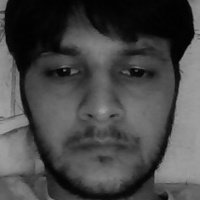
#> input picture faces/user/12.jpg, 200 x 200 px, given in place of the camera
$ jupyter execute FaceRecognition.ipynb
#> lines starting #> are read from the running program, lines starting #| are printed output that depends on the picture; after the words box and inside, x2 and y2 are one past the last pixel; in counts of white or black regions, pixels touching at a corner belong together
[cell 1]
import cv2
import numpy as np

face_classifier = cv2.CascadeClassifier('haarcascades\haarcascade_frontalface_default.xml')

def face_extractor(img):
    gray = cv2.cvtColor(img,cv2.COLOR_BGR2GRAY)
    faces = face_classifier.detectMultiScale(gray , 1.3 , 5)

    if faces is():
        return None

    for (x,y,w,h) in faces:
        cropped_face = img[y:y+h , x:x+w]

    return cropped_face
num = int(input("Enter number of user to add"))
#> the answer given: 3

user=1
cap = cv2.VideoCapture(0)

count=0
print("Start Capturing The Input DATASET")

while True:
    ret , frame =cap.read()
#> frame is the input picture: shape (200, 200, 3); min 0, max 166, mean 71.4
    if face_extractor(frame) is not None:
#> in face_extractor, `faces = face_classifier.detectMultiScale(gray , 1.3 , 5)`: faces = [[23, 23, 162, 162]]
#> the loop in face_extractor, `for (x,y,w,h) in faces:` made 1 pass
#> pass 1, in face_extractor, `cropped_face = img[y:y+h , x:x+w]`:
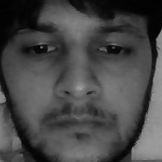
#> cropped_face: shape (162, 162, 3); min 0, max 161, mean 71.4
        count+=1
#> count = 1
        face = cv2.resize(face_extractor(frame),(200,200))
#> the loop in face_extractor (call 2), `for (x,y,w,h) in faces:` made 1 pass
        face = cv2.cvtColor(face,cv2.COLOR_BGR2GRAY)
#> face: shape (200, 200)


        file_name_path = 'C:/Users/Karmanya/Desktop/Project/faces/user/'+ str(count)+'.jpg'
        cv2.imwrite(file_name_path,face)
        cv2.putText(face,str(count),(50,50),cv2.FONT_HERSHEY_COMPLEX,1,(0,255,0),2)
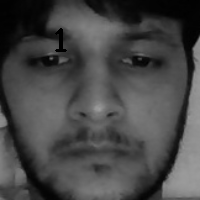
#> face: shape (200, 200); min 0, max 158, mean 71.1
        cv2.imshow('Face Cropper',face)
    else:
        print("Face not found")
        pass
    if(count%100)==0 and count!=num*100 and count!=0:
        print("Place the new user signature")
        cv2.waitKey()
    if cv2.waitKey(1)==13 or count ==num*100:
#> (key Esc is pressed here)
        break

cap.release()
cv2.destroyAllWindows()
print("Collecting Samples Completed")

[cell 2]
import cv2
import numpy as np

from os import listdir
from os.path import isfile,join

data_path = 'C:/Users/Karmanya/Desktop/Project/faces/user/'
onlyfiles = [f for f in listdir(data_path) if isfile(join(data_path , f))]
Training_Data,Labels=[],[]


for i , files in enumerate(onlyfiles):
    image_path = data_path+onlyfiles[i]
    images = cv2.imread(image_path , cv2.IMREAD_GRAYSCALE)
#> images: shape (200, 200); min 0, max 157, mean 71.3
    Training_Data.append(np.asarray(images,dtype=np.uint8))
    Labels.append(i)


Labels = np.asarray(Labels,dtype=np.int32)
model = cv2.face.LBPHFaceRecognizer_create()
model.train(np.asarray(Training_Data),np.asarray(Labels))
print("Model trained successfully")

[cell 3]
import cv2
import numpy as np
face_classifier = cv2.CascadeClassifier('haarcascades\haarcascade_frontalface_default.xml')
def face_detector(img , size=0.5):
#> called with size = 0.5
    gray = cv2.cvtColor(img,cv2.COLOR_BGR2GRAY)
    faces = face_classifier.detectMultiScale(gray,1.3,5)
#> faces = [[23, 23, 162, 162]]
    if faces is():
        return img ,[]
    for(x,y,w,h) in faces:
        cv2.rectangle(img,(x,y),(x+w,y+h),(0,255,255),2)
        rol = img[y:y+h,x:x+w]
        rol = cv2.resize(rol,(200,200))
#> this loop made 1 pass
#> pass 1, in face_detector, `rol = img[y:y+h,x:x+w]`:
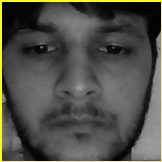
#> rol: shape (162, 162, 3); mean B, G, R 69.4, 78.8, 78.8
#> after the loop:
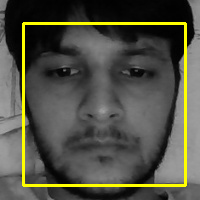
#> img: shape (200, 200, 3); 4.85% of pixels changed, all inside (x1, y1, x2, y2) = (22, 22, 187, 187)
    return img,rol

cap = cv2.VideoCapture(0)

while True:
    ret , frame = cap.read()
    image,face = face_detector(frame)

    try:
        face = cv2.cvtColor(face,cv2.COLOR_BGR2GRAY)
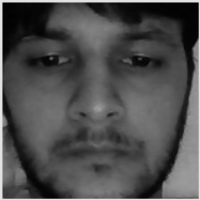
#> face: shape (200, 200); min 1, max 226, mean 77.7
        results = model.predict(face)
#> results = (0, 14.16)
        if results[i]<500:
            success=int(100*(1-(results[i])/400))
            display_string = str(success)+'% success authorised user'

        cv2.putText(image,display_string,(100,120),cv2.FONT_HERSHEY_COMPLEX,1,(255,120,150),2)

        if success>50:
            cv2.putText(image,"Unlocked",(250,450),cv2.FONT_HERSHEY_COMPLEX,1,(0,255,0),2)
            cv2.imshow('Face Recognition' , image)

        else:
            cv2.putText(image,"Locked",(250,450),cv2.FONT_HERSHEY_COMPLEX,1,(0,0,255),2)
            cv2.imshow('Face Recognition',image)

    except:
#         cv2.putText(image,"No Face Found" , (220,120),cv2.FONT_HERSHEY_COMPLEX,1,(0,0,255),2)
        cv2.putText(image,"Congratulations! Match Found",(250,450),cv2.FONT_HERSHEY_COMPLEX,1,(0,255,0),2)
        cv2.imshow('Face Recognition' , image)
        pass
    if cv2.waitKey(1) ==13:
#> (key Esc is pressed here)
        break
cap.release()
cv2.destroyAllWindows()
